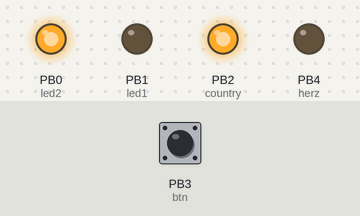
Recording of a sketch running on a simulated ATtiny85, built with avr-gcc and run on an emulated ATtiny85. Shown: output pins drawn as LEDs (lit = HIGH). The inputs (shaded band) are chosen by the test bench; at power-on: PB3 (btn) HIGH. EEPROM starts erased; pins used as bus, display or sensor lines are not drawn.

Above: at 1.2 s.
1.3 s: PB3 (btn) pulled LOW for 3.2 s
At 5.6 s:
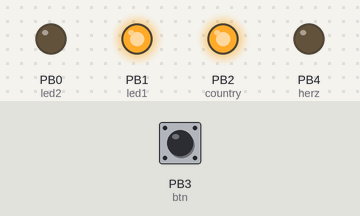
6.0 s: PB3 (btn) pulled LOW for 1 s
At 7.5 s:
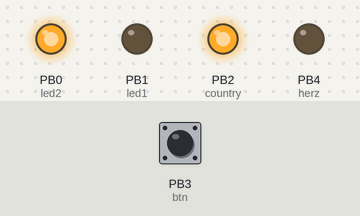
8.5 s: PB3 (btn) pulled LOW for 0.15 s
At 10.0 s:
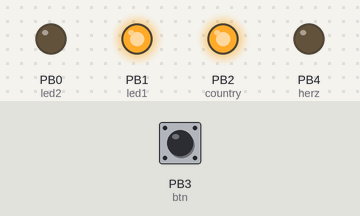
Timing chart, 0 to 11.5 s (numbered marks = the images above; inputs shaded):
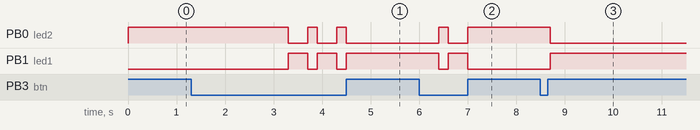

The sketch:

MD_switchless_ATtiny.ino
```cpp
// Code for Attiny85
// Switchless mod for Megadrive
//
// Code by: Kamencesc
// Board by: Kamencesc
//
// Site: http://www.kamencesc.com/
// Git-hub: https://github.com/kamencesc/MD-Switchless-MOD-ATtiny
// 19-02-2021
//--------------------------------------------------------------------
//    * ATtiny25/45/85 pinout
//                 __  __
// RST      5/A0 -| 1`´8 |- VCC
// BTN      3/A3 -| 2  7 |- 2/A1    LENGUAGE
// HERZ     4/A2 -| 3  6 |- 1       LED1
//           GND -|_4__5_|- 0       LED2
//
//--------------------------------------------------------------------

#include <EEPROM.h>

//config reset pins
const int btn = 3;
const int rst = 5 ;
//config dual led pins
const int led1 = 1;
const int led2 = 0;
//config mode pins
const int country = 2;
const int herz = 4;

//Bicolor LED config
//1 = Common Anode
//0 = Common Catode
const int LEDs=0;

int btnState = 0;
int btnPress = 0;

//config first region region: 1 for EU, 2 for USA, 3 for JAPAN
int region = 1;

int timepress = 0;

//eeprom
int address = 0;
int value;

void setup() {
  //config pinmodes

  //reset button
  pinMode(rst, OUTPUT);
  pinMode(btn, INPUT);
  //dual led
  pinMode(led1, OUTPUT);
  pinMode(led2, OUTPUT);
  //modes
  pinMode(country, OUTPUT);
  pinMode(herz, OUTPUT);

  value = EEPROM.read(address);
  if ((value > 0) && (value < 4)) {
        region=value;
  } else {
     EEPROM.write(address, region);
  }
  changeRegion(region);
}

void changeRegion (int val) {
  switch (val) {
    case 1:                         //EU
      digitalWrite(country, LOW );
      digitalWrite(herz, HIGH );
      digitalWrite(led1, LEDs ? LOW : HIGH );
      digitalWrite(led2, LEDs ? HIGH : LOW );
      EEPROM.write(address, region);
      region++;
    case 2:                         //USA
      digitalWrite(country, HIGH );
      digitalWrite(herz, HIGH );
      digitalWrite(led1, LEDs ? HIGH : LOW );
      digitalWrite(led2, LEDs ? HIGH : LOW );
      EEPROM.write(address, region);
      region++;
    case 3:                         //JAPAN
      digitalWrite(country, HIGH );
      digitalWrite(herz, LOW );
      digitalWrite(led1, LEDs ? HIGH : LOW );
      digitalWrite(led2, LEDs ? LOW : HIGH );
      EEPROM.write(address, region);
      region = 1;
  }
}

void loop() {
  btnState = digitalRead(btn);

  if (!btnState) {                  //GND = Reset is pressed
    while (!btnState) {             //while btn is pressed
      delay(200);                   //delay of 200ms
      timepress++;                  //timepress increment
      if (timepress >= 10) {        //if +200ms starts a LED animation
        if (timepress % 3) {        //LED change color each 600ms
            digitalWrite(led1, HIGH );
            digitalWrite(led2, LOW );
        } else {
            digitalWrite(led1, LOW );
            digitalWrite(led2, HIGH );
        }
      }
      btnState = digitalRead(btn);  //read btn again
    }
    if (timepress >= 10) {          //if timepress 10*200ms = 2000ms = 2 seconds
      digitalWrite(rst, LOW);       //send LOW to simulate reset press
      delay(10);                    //little delay
      digitalWrite(rst, HIGH);      //back to HIGH
    } else {
      changeRegion(region);         //timpress < 2 seconds than change region
    }
  }
}
```

Measured:
- after the input at 1.3 s, PB0 (led2): alternates HIGH for 0.20 s and LOW for 0.40 s, 5 changes in all, then stays LOW, starting after 2.0 s; PB1 (led1): alternates HIGH for 0.40 s and LOW for 0.20 s, 5 changes in all, then stays HIGH, starting after 2.0 s
- after the input at 6.0 s, PB0 (led2): LOW → HIGH after 0.40 s, → LOW 0.20 s later, → HIGH 0.40 s later; PB1 (led1): HIGH → LOW after 0.40 s, → HIGH 0.20 s later, → LOW 0.40 s later
- after the input at 8.5 s, PB0 (led2): HIGH → LOW after 0.20 s; PB1 (led1): LOW → HIGH after 0.20 s
